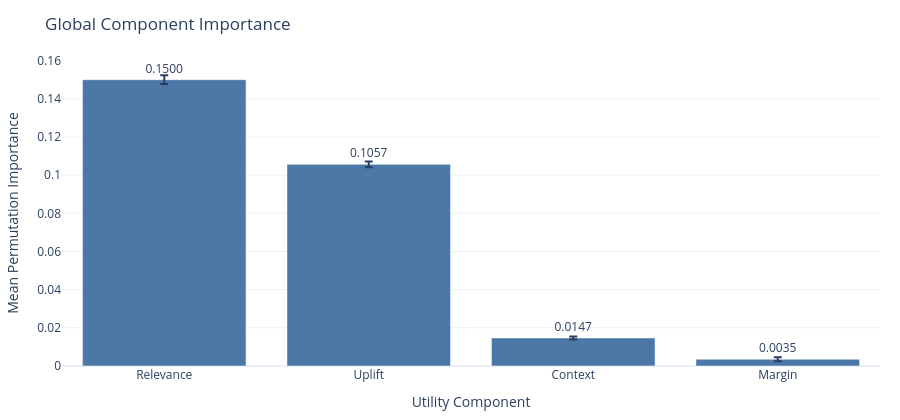

The code cell stored with this chart in its notebook:
### Code cell
# ── Figure 1: Global Importance Bar ──────────────────────────────────────────
imp_mean = importance_result.importances_mean
imp_std  = importance_result.importances_std
features = list(imp_mean.index)

fig_imp = go.Figure(go.Bar(
    x            = features,
    y            = imp_mean.values,
    error_y      = dict(type="data", array=imp_std[features].values, visible=True),
    marker_color = "#4c78a8",
    text         = [f"{v:.4f}" for v in imp_mean.values],
    textposition = "outside",
))
fig_imp.update_layout(
    title         = "Global Component Importance",
    xaxis_title   = "Utility Component",
    yaxis_title   = "Mean Permutation Importance",
    template      = "plotly_white",
    height        = 420,
    font          = dict(size=12),
    showlegend    = False,
    margin        = dict(l=40, r=20, t=60, b=40),
)
fig_imp.write_html(str(FIG_DIR / "global_importance_bar.html"))
fig_imp.show()
print("✅  Saved → reports/global_importance_bar.html")

### Figure 1 — Plotly figure (JSON) as saved in the notebook; plotly's stock layout.template omitted (floating-point values rounded to 4 significant figures)
{"data": [{"error_y": {"array": [0.002301, 0.001538, 0.0008116, 0.001006], "type": "data", "visible": true}, "marker": {"color": "#4c78a8"}, "text": ["0.1500", "0.1057", "0.0147", "0.0035"], "textposition": "outside", "type": "bar", "x": ["Relevance", "Uplift", "Context", "Margin"], "y": [0.15, 0.1057, 0.0147, 0.003532]}], "layout": {"font": {"size": 12}, "height": 420, "margin": {"b": 40, "l": 40, "r": 20, "t": 60}, "showlegend": false, "title": {"text": "Global Component Importance"}, "xaxis": {"title": {"text": "Utility Component"}}, "yaxis": {"title": {"text": "Mean Permutation Importance"}}}}
